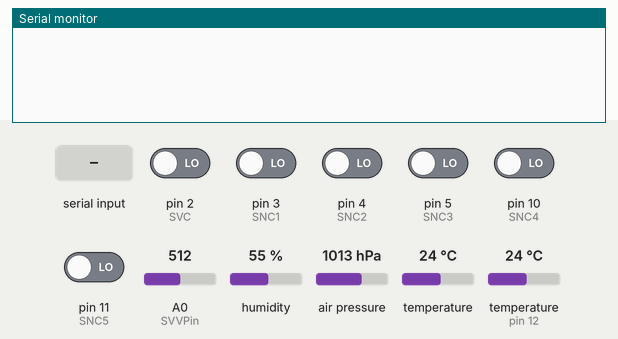
Bench run of a sketch on a simulated Arduino Mega 2560, built with avr-gcc and run on an emulated ATmega2560. Parts: the last lines printed to the serial monitor. Inputs (shaded band) come from the test bench; at power-on: pin 2 (SVC), pin 3 (SNC1), pin 4 (SNC2), pin 5 (SNC3), pin 10 (SNC4), pin 11 (SNC5) LOW, humidity 55 %, air pressure 1013 hPa, A0 (SVVPin) = 512, temperature 24 °C, temperature (sensor on pin 12) 24 °C.

Above: at 2.2 s.
2.3 s: "1" received over the second serial link
At 3.6 s:
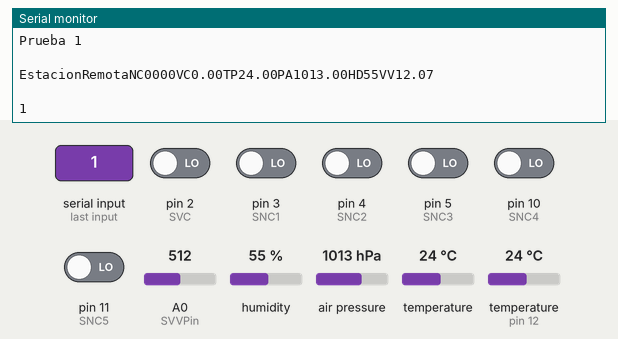
4.5 s: humidity set to 22 %
At 5.8 s:
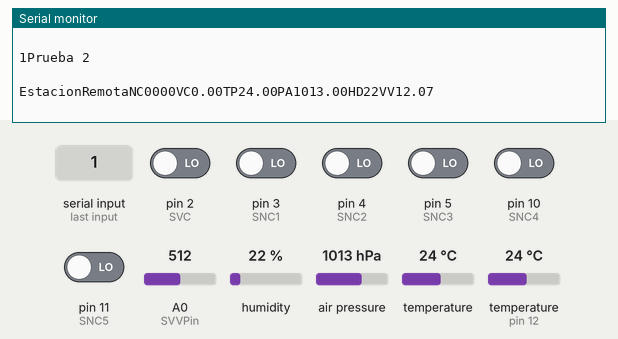
6.0 s: air pressure set to 952 hPa
At 7.4 s:
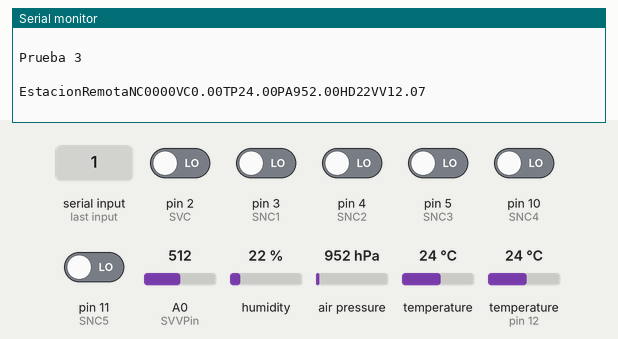
7.5 s: A0 (SVVPin) set to 716
9.0 s: temperature (sensor 0) set to 12 °C
At 9.7 s:
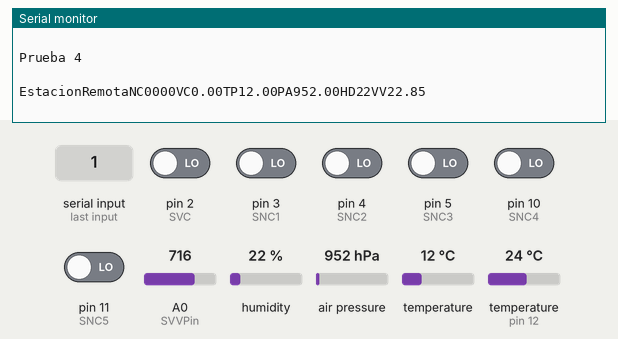
10.5 s: "0" received over the second serial link
At 12.2 s:
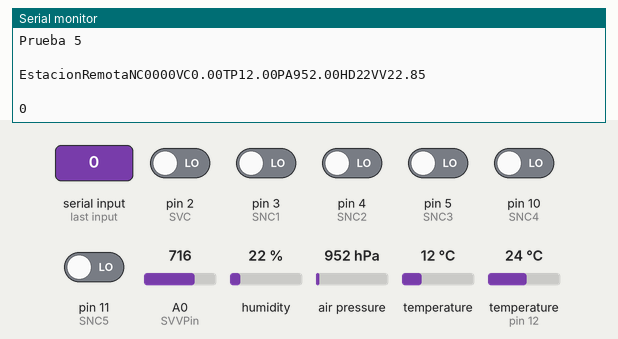
Timing chart, 0 to 13.0 s (numbered marks = the images above; inputs shaded):
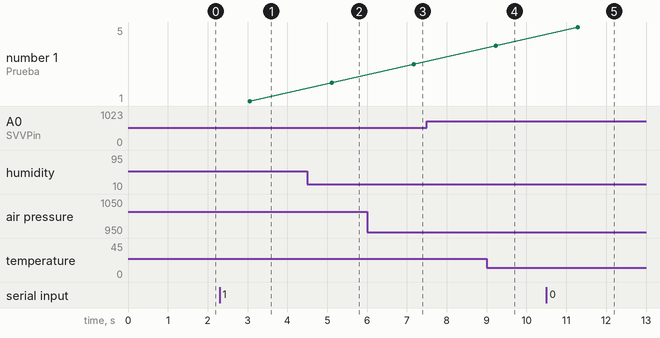

The sketch:

SAT_Final.ino
```cpp
//TP & PA  Librerías y configuraciones =======================
#include <SFE_BMP180.h>
#include <Wire.h>

SFE_BMP180 bmp180;

//HD DHT11 Librerías y configuraciones =======================
#include <DHT.h>    // importa la Librerias DHT
#include <DHT_U.h>

//SIM900 Librerías y configuraciones =======================
#include <SoftwareSerial.h>
SoftwareSerial sim(7, 8); //Seleccionamos los pines 7 (10 del MEGA) como Rx y 8 (11 del MEGA) como Tx

//NC Constantes y puertos=============================================
const int SNC1 = 3;     // SENSOR DE CAUSE 1
const int SNC2 = 4;     // SENSOR DE CAUSE 2
const int SNC3 = 5;     // SENSOR DE CAUSE 3
const int SNC4 = 10;     // SENSOR DE CAUSE 4
const int SNC5 = 11;     // SENSOR DE CAUSE 5
//VC Constantes y puertos=============================================
int SVC = 2;    //Sensor conectado en el pin 2
int TiempoMuestreo=2000;
//TP & PA PMB180 Constantes y puertos=============================================

//HD DHT11 Constantes y puertos=============================================
int SENSOR = 12;     // pin DATA de DHT22 a pin digital 10
//int TEMPERATURA;
int HUMEDAD;
DHT dht(SENSOR, DHT11);   // creacion del objeto, cambiar segundo parametro

//VV YGC-FS-KV-A1 Constantes y puertos=============================================
const int SVVPin=A0;
float A = 45;
float B = 0;
float ajuste=0.55;

//NC Variables=============================================
int SSNC1 = 0;         // SIGNAL SENSOR DE CAUSE 1
int SSNC2 = 0;         // SIGNAL SENSOR DE CAUSE 2
int SSNC3 = 0;         // SIGNAL SENSOR DE CAUSE 3
int SSNC4 = 0;         // SIGNAL SENSOR DE CAUSE 4
int SSNC5 = 0;         // SIGNAL SENSOR DE CAUSE 5
String NC="0000";
//VC Variables=============================================
volatile int NumPulsos; //variable para la cantidad de pulsos recibidos
float factor_conversion=7.5; //para convertir de frecuencia a caudal
float caudal_L_m=0;
float frecuencia=0;
//TP & PA BMP180 Variables=============================================
char status;
double T,P;
//Anemómetro Variables=============================================
float VoltageValue = 0;
float SpeedValue = 0;
float SumSpeedValue = 0;
int Contador = 0;
float VV=0;

// SendaData Variables============================================
int NPrueba=0; //variable para la cantidad de pulsos recibidos


void setup() {
  Serial.begin(19200);   // inicializacion de monitor serial
  //NC Setup ===================
  pinMode(SNC1, INPUT);
  pinMode(SNC2, INPUT);
  pinMode(SNC3, INPUT);
  pinMode(SNC4, INPUT);
  pinMode(SNC5, INPUT);
//NC Setup ===================
  pinMode(SVC, INPUT);
  attachInterrupt(0,ContarPulsos,RISING); //(Interrupcion 0(Pin2),funcion,Flanco de subida)
//TP&PA BMP180 Setup ===================
  bmp180.begin();
  /*
  if (bmp180.begin())
    Serial.println("BMP180 iniciado correctamenten");
  else
  {
    Serial.println("Error al iniciar el BMP180");
    while(1); // bucle infinito
  }
  */
  //HD DHT11 Setup ===================
  dht.begin();      // inicializacion de sensor
  //SIM900 Setup ===================
  sim.begin(19200);
  delay(1000);
}

void loop() {
  FNC();
  VC();
  TP_PA();
  HD();
  FVV();
  SendData();
  if (Serial.available() > 0)
  sim.write(Serial.read());

  if (sim.available() > 0)
  Serial.write(sim.read());
}
// Funciones
//NC Función ===============================================
void FNC(){
  SSNC1 = digitalRead(SNC1);
  SSNC2 = digitalRead(SNC2);
  SSNC3 = digitalRead(SNC3);
  SSNC4 = digitalRead(SNC4);
  SSNC5 = digitalRead(SNC5);

  if (SSNC1 == HIGH && SSNC2 == HIGH && SSNC3 == HIGH && SSNC4 == HIGH && SSNC5 == HIGH) {
    NC="0000";
  }
  else if (SSNC1 == LOW && SSNC2 == HIGH && SSNC3 == HIGH && SSNC4 == HIGH && SSNC5 == HIGH) {
    NC="0020";
  }
  else if (SSNC1 == HIGH && SSNC2 == LOW && SSNC3 == HIGH && SSNC4 == HIGH && SSNC5 == HIGH) {
    NC="0040";
  }
  else if (SSNC1 == HIGH && SSNC2 == HIGH && SSNC3 == LOW && SSNC4 == HIGH && SSNC5 == HIGH) {
    NC="0060";
  }
  else if (SSNC1 == HIGH && SSNC2 == HIGH && SSNC3 == HIGH && SSNC4 == LOW && SSNC5 == HIGH) {
    NC="0080";
  }
  else if (SSNC1 == HIGH && SSNC2 == HIGH && SSNC3 == HIGH && SSNC4 == HIGH && SSNC5 == LOW) {
    NC="0100";
  }
}

//VC Funciónes ===============================================

//---Función que se ejecuta en interrupción---------------
void ContarPulsos ()
{
  NumPulsos++;  //incrementamos la variable de pulsos
}

//---Función para obtener frecuencia de los pulsos--------
int ObtenerFrecuencia()
{
  int frecuencia;
  NumPulsos = 0;   //Ponemos a 0 el número de pulsos
  interrupts();    //Habilitamos las interrupciones
  delay(TiempoMuestreo);   //muestra de 1 segundo
  //noInterrupts(); //Desabilitamos las interrupciones
  //La línea de codigo anterior no permitía trabajar en conjunto con el BMP
  frecuencia=NumPulsos/(TiempoMuestreo/1000); //Hz(pulsos por segundo)
  return frecuencia;
}

void VC(){
  frecuencia=ObtenerFrecuencia(); //obtenemos la Frecuencia de los pulsos en Hz
  caudal_L_m=frecuencia/factor_conversion; //calculamos el caudal en L/m
  //float caudal_L_h=caudal_L_m*60; //calculamos el caudal en L/h
}

//TP & PB BMP180 Funciónes ===============================================


void TP_PA(){
  status = bmp180.startTemperature();//Inicio de lectura de temperatura
  if (status != 0)
  {
    delay(status); //Pausa para que finalice la lectura
    status = bmp180.getTemperature(T); //Obtener la temperatura
    if (status != 0)
    {
      status = bmp180.startPressure(3); //Inicio lectura de presión
      if (status != 0)
      {
        delay(status);//Pausa para que finalice la lectura
        status = bmp180.getPressure(P,T); //Obtenemos la presión
      }
    }
  }
}

void HD(){
  //TEMPERATURA = dht.readTemperature();  // obtencion de valor de temperatura
  HUMEDAD = dht.readHumidity();   // obtencion de valor de humedad
}

void FVV(){
  float sensorValue = analogRead(SVVPin);
  //Serial.println(sensorValue);
  //VoltageValue = sensorValue*5/1023;
  //Serial.println(VoltageValue);
  VoltageValue = sensorValue*5/1023-ajuste;
  //Serial.println(VoltageValue);
  SpeedValue = abs((VoltageValue-0.835)/4.165*A+B);
}

void SendData(){
  NPrueba++;
  //Prueba “n”
  //Estacion remota CP 0035 NC 0002 VC 0011 TP23.6 PA 1028 HD 30.8 VV 000110100110
  //Mensaje enviado

    //-----Enviamos por el puerto serie---------------
  Serial.print ("Prueba ");
  Serial.println (NPrueba);
  Serial.println (" ");
  Serial.print ("EstacionRemotaNC");
  Serial.print (NC);
  Serial.print ("VC");
  Serial.print (caudal_L_m);
  Serial.print ("TP");
  Serial.print (T);
  Serial.print ("PA");
  Serial.print (P);
  Serial.print ("HD");
  Serial.print (HUMEDAD);
  Serial.print ("VV");
  Serial.println (SpeedValue);
  Serial.println (" ");
}
```

Measured:
- after the input at 2.3 s, the serial monitor: prints a new line after 0.79 s (image 1)
- after the input at 4.5 s, the serial monitor: prints a new line after 0.62 s (image 2)
- after the input at 6.0 s, the serial monitor: prints a new line after 1.2 s (image 3)
- after the input at 9.0 s, the serial monitor: prints a new line after 0.24 s (image 4)
- after the input at 10.5 s, the serial monitor: prints a new line after 0.82 s (image 5)
